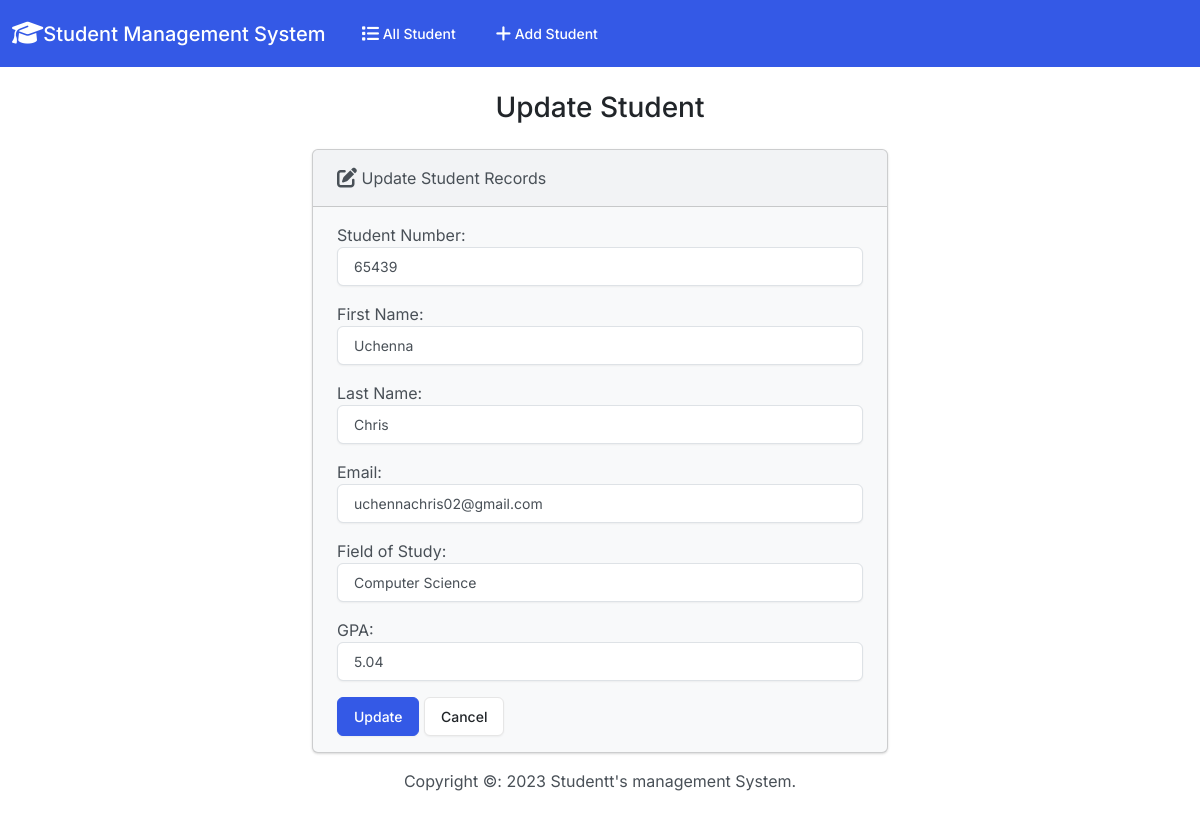
The page /edit/7/ on the database its author committed.
### stududents/models.py (models this page shows, shortened)
class Student(models.Model):
    student_number = models.PositiveIntegerField()
    first_name = models.CharField(max_length= 50)
    last_name = models.CharField(max_length= 50)
    email = models.EmailField(max_length= 100)
    field_of_study = models.CharField(max_length= 50)
    gpa = models.FloatField()

### stududents/views.py (the view)
# urls.py: path('edit/<int:id>/', views.edit, name='edit'),
def edit(request, id):
    if request.method == 'POST':
        student = Student.objects.get(pk=id)
        form = StudentForm(request.POST, instance=student)
        if form.is_valid():
            form.save()
            return render(request, 'students/edit.html', {
                'form': form,
                'success': True
            })
    else:
        student = Student.objects.get(pk=id)
        form = StudentForm(instance=student)
        return render(request, 'students/edit.html', {
            'form': form
        })

### stududents/forms.py
class StudentForm(forms.ModelForm):
    class Meta:
        model = Student
        fields = ['student_number', 'first_name', 'last_name', 'email', 'field_of_study', 'gpa']
        labels = {
            'student_number': 'Student Number',
            'first_name': 'First Name',
            'last_name': 'Last Name',
            'email': 'Email',
            'field_of_study': 'Field of Study',
            'gpa': 'GPA'
        }
        widgets = {
            'student_number': forms.NumberInput(attrs={'class': 'form-control'}),
            'first_name': forms.TextInput(attrs={'class': 'form-control'}),
            'last_name': forms.TextInput(attrs={'class': 'form-control'}),
            'email': forms.EmailInput(attrs={'class': 'form-control'}),
            'field_of_study': forms.TextInput(attrs={'class': 'form-control'}),
            'gpa': forms.NumberInput(attrs={'class': 'form-control'})
        }

### stududents/templates/students/edit.html (shortened to what this page needs)
{% extends "students/base.html" %}
{% block body %}
    <h3 class="text-center m-4">Update Student</h3>
    {% if success %}
    <div class="alert alert-success" role="alert">
    The student updated successfully.
    <a href="{% url 'index' %}" class="alert-link">Go to Home Page.</a>
    </div>
    {% else %}
    <div class="row justify-content-center">
        <div class="col-6">
            <div class="card bg-light mb-3">
                <div class="card-header">
                    <i class="fa-solid fa-pen-to-square fa-lg"></i> Update Student Records
                </div>
                <div class="card-body">
                    <form action="" method="POST">
                        {{ form.as_p }}
                        <button type="submit" class="btn btn-primary">Update</button>
                        <a href="{% url 'index' %}" class="btn btn-secondary">Cancel</a>
                    </form>
                </div>
            </div>
        </div>
    </div>
    {% endif %}
{% endblock %}

### rows shown on the page
Student: student_number "65439", first_name "Uchenna", last_name "Chris", email "uchennachris02@gmail.com", field_of_study "Computer Science", gpa "5.04"
